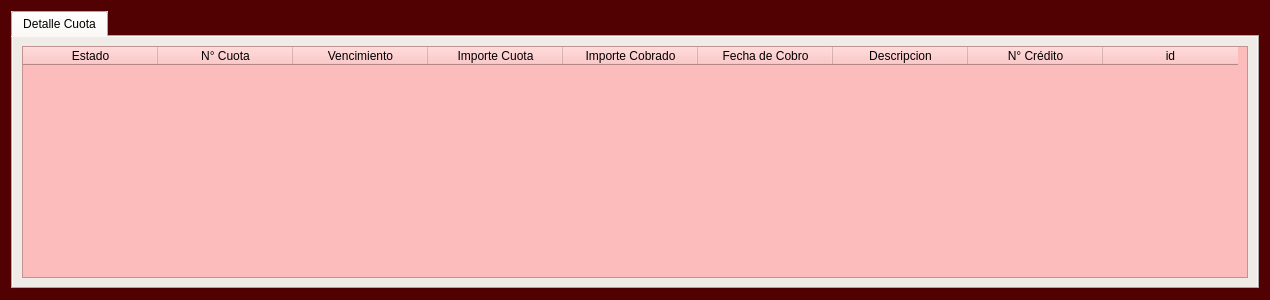
<?xml version="1.0" encoding="UTF-8"?>
<ui version="4.0">
 <class>form_cuota_historial</class>
 <widget class="QDialog" name="form_cuota_historial">
  <property name="enabled">
   <bool>true</bool>
  </property>
  <property name="geometry">
   <rect>
    <x>0</x>
    <y>0</y>
    <width>1270</width>
    <height>300</height>
   </rect>
  </property>
  <property name="sizePolicy">
   <sizepolicy hsizetype="Fixed" vsizetype="Fixed">
    <horstretch>0</horstretch>
    <verstretch>0</verstretch>
   </sizepolicy>
  </property>
  <property name="minimumSize">
   <size>
    <width>1270</width>
    <height>300</height>
   </size>
  </property>
  <property name="maximumSize">
   <size>
    <width>1270</width>
    <height>300</height>
   </size>
  </property>
  <property name="windowTitle">
   <string>Historial de Cuota</string>
  </property>
  <property name="styleSheet">
   <string notr="true">font: 75 10pt &quot;KacstOne&quot;;
selection-background-color: rgb(255, 170, 127);
color: rgb(0, 0, 0);
background-color: rgb(81, 1, 1);

</string>
  </property>
  <layout class="QGridLayout" name="gridLayout_2">
   <item row="0" column="0">
    <widget class="QTabWidget" name="tabWidget">
     <property name="styleSheet">
      <string notr="true">background-color: rgb(239, 235, 231);
</string>
     </property>
     <property name="currentIndex">
      <number>0</number>
     </property>
     <widget class="QWidget" name="tab">
      <attribute name="title">
       <string>Detalle Cuota</string>
      </attribute>
      <layout class="QGridLayout" name="gridLayout">
       <item row="0" column="0">
        <widget class="QTableWidget" name="tw_listado_cuotas">
         <property name="enabled">
          <bool>false</bool>
         </property>
         <property name="styleSheet">
          <string notr="true">background-color: rgb(252, 188, 188);</string>
         </property>
         <property name="editTriggers">
          <set>QAbstractItemView::AnyKeyPressed|QAbstractItemView::EditKeyPressed|QAbstractItemView::SelectedClicked</set>
         </property>
         <property name="selectionMode">
          <enum>QAbstractItemView::MultiSelection</enum>
         </property>
         <property name="selectionBehavior">
          <enum>QAbstractItemView::SelectRows</enum>
         </property>
         <attribute name="horizontalHeaderDefaultSectionSize">
          <number>135</number>
         </attribute>
         <column>
          <property name="text">
           <string>Estado</string>
          </property>
         </column>
         <column>
          <property name="text">
           <string>N° Cuota</string>
          </property>
         </column>
         <column>
          <property name="text">
           <string>Vencimiento</string>
          </property>
         </column>
         <column>
          <property name="text">
           <string>Importe Cuota</string>
          </property>
         </column>
         <column>
          <property name="text">
           <string>Importe Cobrado</string>
          </property>
         </column>
         <column>
          <property name="text">
           <string>Fecha de Cobro</string>
          </property>
         </column>
         <column>
          <property name="text">
           <string>Descripcion</string>
          </property>
         </column>
         <column>
          <property name="text">
           <string>N° Crédito</string>
          </property>
         </column>
         <column>
          <property name="text">
           <string>id</string>
          </property>
         </column>
        </widget>
       </item>
      </layout>
     </widget>
    </widget>
   </item>
  </layout>
 </widget>
 <resources/>
 <connections/>
</ui>
